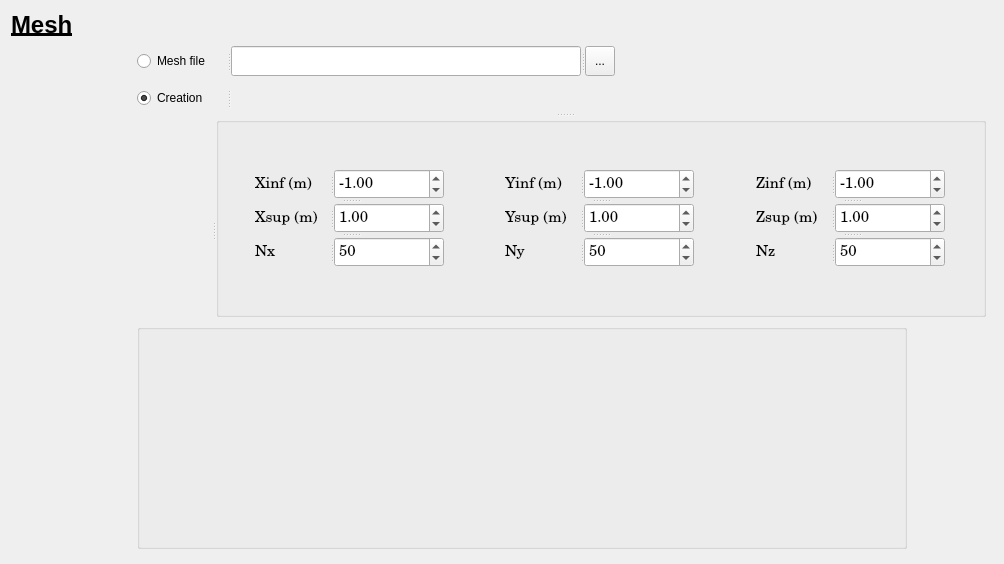
  <widget class="QWidget" name="Mesh">
   <attribute name="title">
    <string>Mesh choice</string>
   </attribute>
   <layout class="QGridLayout" name="gridLayout_59">
    <item row="0" column="0">
     <layout class="QGridLayout" name="gridLayout_43">
      <item row="0" column="0">
       <widget class="QLabel" name="MeshPage">
        <property name="minimumSize">
         <size>
          <width>120</width>
          <height>0</height>
         </size>
        </property>
        <property name="text">
         <string>&lt;html&gt;&lt;head/&gt;&lt;body&gt;&lt;p&gt;&lt;span style=&quot; font-size:18pt; font-weight:600; text-decoration: underline;&quot;&gt;Mesh&lt;/span&gt;&lt;/p&gt;&lt;/body&gt;&lt;/html&gt;</string>
        </property>
       </widget>
      </item>
      <item row="0" column="1">
       <spacer name="horizontalSpacer_31">
        <property name="orientation">
         <enum>Qt::Horizontal</enum>
        </property>
        <property name="sizeHint" stdset="0">
         <size>
          <width>838</width>
          <height>20</height>
         </size>
        </property>
       </spacer>
      </item>
      <item row="1" column="0">
       <spacer name="verticalSpacer_6">
        <property name="orientation">
         <enum>Qt::Vertical</enum>
        </property>
        <property name="sizeHint" stdset="0">
         <size>
          <width>20</width>
          <height>508</height>
         </size>
        </property>
       </spacer>
      </item>
      <item row="1" column="1">
       <layout class="QVBoxLayout" name="verticalLayout_10">
        <item>
         <widget class="QSplitter" name="splitter_13">
          <property name="minimumSize">
           <size>
            <width>480</width>
            <height>30</height>
           </size>
          </property>
          <property name="maximumSize">
           <size>
            <width>478</width>
            <height>30</height>
           </size>
          </property>
          <property name="orientation">
           <enum>Qt::Horizontal</enum>
          </property>
          <widget class="QRadioButton" name="MeshInputFileName_RadioButton">
           <property name="minimumSize">
            <size>
             <width>90</width>
             <height>30</height>
            </size>
           </property>
           <property name="maximumSize">
            <size>
             <width>90</width>
             <height>30</height>
            </size>
           </property>
           <property name="text">
            <string>Mesh file</string>
           </property>
           <property name="autoExclusive">
            <bool>true</bool>
           </property>
          </widget>
          <widget class="QLineEdit" name="MeshInputFileName_lineEdit">
           <property name="minimumSize">
            <size>
             <width>350</width>
             <height>30</height>
            </size>
           </property>
           <property name="maximumSize">
            <size>
             <width>350</width>
             <height>30</height>
            </size>
           </property>
          </widget>
          <widget class="QToolButton" name="MeshInputFileName_toolButton">
           <property name="minimumSize">
            <size>
             <width>30</width>
             <height>30</height>
            </size>
           </property>
           <property name="maximumSize">
            <size>
             <width>30</width>
             <height>30</height>
            </size>
           </property>
           <property name="text">
            <string>...</string>
           </property>
          </widget>
         </widget>
        </item>
        <item>
         <widget class="QSplitter" name="splitter_37">
          <property name="minimumSize">
           <size>
            <width>856</width>
            <height>200</height>
           </size>
          </property>
          <property name="maximumSize">
           <size>
            <width>856</width>
            <height>234</height>
           </size>
          </property>
          <property name="orientation">
           <enum>Qt::Vertical</enum>
          </property>
          <widget class="QSplitter" name="splitter_14">
           <property name="minimumSize">
            <size>
             <width>856</width>
             <height>30</height>
            </size>
           </property>
           <property name="orientation">
            <enum>Qt::Horizontal</enum>
           </property>
           <widget class="QRadioButton" name="MeshCreation_RadioButton">
            <property name="minimumSize">
             <size>
              <width>90</width>
              <height>30</height>
             </size>
            </property>
            <property name="maximumSize">
             <size>
              <width>90</width>
              <height>30</height>
             </size>
            </property>
            <property name="text">
             <string>Creation</string>
            </property>
            <property name="checked">
             <bool>true</bool>
            </property>
            <property name="autoExclusive">
             <bool>true</bool>
            </property>
           </widget>
           <widget class="QLabel" name="_0_">
            <property name="minimumSize">
             <size>
              <width>760</width>
              <height>30</height>
             </size>
            </property>
            <property name="maximumSize">
             <size>
              <width>760</width>
              <height>30</height>
             </size>
            </property>
            <property name="font">
             <font>
              <pointsize>11</pointsize>
              <weight>50</weight>
              <bold>false</bold>
             </font>
            </property>
            <property name="text">
             <string/>
            </property>
           </widget>
          </widget>
          <widget class="QSplitter" name="splitter_36">
           <property name="minimumSize">
            <size>
             <width>740</width>
             <height>225</height>
            </size>
           </property>
           <property name="maximumSize">
            <size>
             <width>849</width>
             <height>200</height>
            </size>
           </property>
           <property name="orientation">
            <enum>Qt::Horizontal</enum>
           </property>
           <widget class="QLabel" name="_0_1">
            <property name="minimumSize">
             <size>
              <width>75</width>
              <height>30</height>
             </size>
            </property>
            <property name="maximumSize">
             <size>
              <width>75</width>
              <height>30</height>
             </size>
            </property>
            <property name="font">
             <font>
              <pointsize>11</pointsize>
              <weight>50</weight>
              <bold>false</bold>
             </font>
            </property>
            <property name="text">
             <string/>
            </property>
           </widget>
           <widget class="QGroupBox" name="Mesh_Creation">
            <property name="minimumSize">
             <size>
              <width>770</width>
              <height>200</height>
             </size>
            </property>
            <property name="maximumSize">
             <size>
              <width>770</width>
              <height>200</height>
             </size>
            </property>
            <property name="font">
             <font>
              <family>Century Schoolbook L</family>
              <pointsize>14</pointsize>
              <weight>50</weight>
              <bold>false</bold>
             </font>
            </property>
            <property name="title">
             <string/>
            </property>
            <layout class="QGridLayout" name="gridLayout_60">
             <item row="0" column="0">
              <widget class="QWidget" name="WidgetCreation1d" native="true">
               <layout class="QGridLayout" name="gridLayout_11">
                <item row="0" column="0">
                 <widget class="QSplitter" name="splitter_24">
                  <property name="minimumSize">
                   <size>
                    <width>191</width>
                    <height>102</height>
                   </size>
                  </property>
                  <property name="maximumSize">
                   <size>
                    <width>191</width>
                    <height>98</height>
                   </size>
                  </property>
                  <property name="orientation">
                   <enum>Qt::Vertical</enum>
                  </property>
                  <widget class="QSplitter" name="splitter_15">
                   <property name="minimumSize">
                    <size>
                     <width>191</width>
                     <height>30</height>
                    </size>
                   </property>
                   <property name="orientation">
                    <enum>Qt::Horizontal</enum>
                   </property>
                   <widget class="QLabel" name="Xinf">
                    <property name="minimumSize">
                     <size>
                      <width>75</width>
                      <height>30</height>
                     </size>
                    </property>
                    <property name="maximumSize">
                     <size>
                      <width>75</width>
                      <height>30</height>
                     </size>
                    </property>
                    <property name="font">
                     <font>
                      <pointsize>11</pointsize>
                      <weight>50</weight>
                      <bold>false</bold>
                     </font>
                    </property>
                    <property name="text">
                     <string>Xinf (m) </string>
                    </property>
                   </widget>
                   <widget class="QDoubleSpinBox" name="Xinf_doubleSpinBox">
                    <property name="minimumSize">
                     <size>
                      <width>110</width>
                      <height>30</height>
                     </size>
                    </property>
                    <property name="maximumSize">
                     <size>
                      <width>110</width>
                      <height>30</height>
                     </size>
                    </property>
                    <property name="font">
                     <font>
                      <pointsize>11</pointsize>
                     </font>
                    </property>
                    <property name="minimum">
                     <double>-1000000000.000000000000000</double>
                    </property>
                    <property name="maximum">
                     <double>1000000099.990000009536743</double>
                    </property>
                    <property name="value">
                     <double>-1.000000000000000</double>
                    </property>
                   </widget>
                  </widget>
                  <widget class="QSplitter" name="splitter_16">
                   <property name="minimumSize">
                    <size>
                     <width>191</width>
                     <height>30</height>
                    </size>
                   </property>
                   <property name="orientation">
                    <enum>Qt::Horizontal</enum>
                   </property>
                   <widget class="QLabel" name="Xsup">
                    <property name="minimumSize">
                     <size>
                      <width>75</width>
                      <height>30</height>
                     </size>
                    </property>
                    <property name="maximumSize">
                     <size>
                      <width>75</width>
                      <height>30</height>
                     </size>
                    </property>
                    <property name="font">
                     <font>
                      <pointsize>11</pointsize>
                      <weight>50</weight>
                      <bold>false</bold>
                     </font>
                    </property>
                    <property name="text">
                     <string>Xsup (m) </string>
                    </property>
                   </widget>
                   <widget class="QDoubleSpinBox" name="Xsup_doubleSpinBox">
                    <property name="minimumSize">
                     <size>
                      <width>110</width>
                      <height>30</height>
                     </size>
                    </property>
                    <property name="maximumSize">
                     <size>
                      <width>110</width>
                      <height>30</height>
                     </size>
                    </property>
                    <property name="font">
                     <font>
                      <pointsize>11</pointsize>
                     </font>
                    </property>
                    <property name="minimum">
                     <double>-1000000000.000000000000000</double>
                    </property>
                    <property name="maximum">
                     <double>1000000099.990000009536743</double>
                    </property>
                    <property name="value">
                     <double>1.000000000000000</double>
                    </property>
                   </widget>
                  </widget>
                  <widget class="QSplitter" name="splitter_17">
                   <property name="minimumSize">
                    <size>
                     <width>191</width>
                     <height>30</height>
                    </size>
                   </property>
                   <property name="orientation">
                    <enum>Qt::Horizontal</enum>
                   </property>
                   <widget class="QLabel" name="Nx">
                    <property name="minimumSize">
                     <size>
                      <width>75</width>
                      <height>30</height>
                     </size>
                    </property>
                    <property name="maximumSize">
                     <size>
                      <width>75</width>
                      <height>30</height>
                     </size>
                    </property>
                    <property name="font">
                     <font>
                      <pointsize>11</pointsize>
                      <weight>50</weight>
                      <bold>false</bold>
                     </font>
                    </property>
                    <property name="text">
                     <string>Nx</string>
                    </property>
                   </widget>
                   <widget class="QSpinBox" name="Nx_spinBox">
                    <property name="minimumSize">
                     <size>
                      <width>110</width>
                      <height>30</height>
                     </size>
                    </property>
                    <property name="maximumSize">
                     <size>
                      <width>110</width>
                      <height>30</height>
                     </size>
                    </property>
                    <property name="font">
                     <font>
                      <pointsize>11</pointsize>
                     </font>
                    </property>
                    <property name="maximum">
                     <number>2147483647</number>
                    </property>
                    <property name="value">
                     <number>50</number>
                    </property>
                   </widget>
                  </widget>
                 </widget>
                </item>
               </layout>
              </widget>
             </item>
             <item row="0" column="1">
              <widget class="QWidget" name="WidgetCreation2d" native="true">
               <layout class="QGridLayout" name="gridLayout_12">
                <item row="0" column="0">
                 <widget class="QSplitter" name="splitter_25">
                  <property name="minimumSize">
                   <size>
                    <width>191</width>
                    <height>102</height>
                   </size>
                  </property>
                  <property name="maximumSize">
                   <size>
                    <width>191</width>
                    <height>98</height>
                   </size>
                  </property>
                  <property name="orientation">
                   <enum>Qt::Vertical</enum>
                  </property>
                  <widget class="QSplitter" name="splitter_18">
                   <property name="minimumSize">
                    <size>
                     <width>191</width>
                     <height>30</height>
                    </size>
                   </property>
                   <property name="orientation">
                    <enum>Qt::Horizontal</enum>
                   </property>
                   <widget class="QLabel" name="Yinf">
                    <property name="minimumSize">
                     <size>
                      <width>75</width>
                      <height>30</height>
                     </size>
                    </property>
                    <property name="maximumSize">
                     <size>
                      <width>75</width>
                      <height>30</height>
                     </size>
                    </property>
                    <property name="font">
                     <font>
                      <pointsize>11</pointsize>
                      <weight>50</weight>
                      <bold>false</bold>
                     </font>
                    </property>
                    <property name="text">
                     <string>Yinf (m) </string>
                    </property>
                   </widget>
                   <widget class="QDoubleSpinBox" name="Yinf_doubleSpinBox">
                    <property name="minimumSize">
                     <size>
                      <width>110</width>
                      <height>30</height>
                     </size>
                    </property>
                    <property name="maximumSize">
                     <size>
                      <width>110</width>
                      <height>30</height>
                     </size>
                    </property>
                    <property name="font">
                     <font>
                      <pointsize>11</pointsize>
                     </font>
                    </property>
                    <property name="minimum">
                     <double>-1000000000.000000000000000</double>
                    </property>
                    <property name="maximum">
                     <double>1000000099.990000009536743</double>
                    </property>
                    <property name="value">
                     <double>-1.000000000000000</double>
                    </property>
                   </widget>
                  </widget>
                  <widget class="QSplitter" name="splitter_19">
                   <property name="minimumSize">
                    <size>
                     <width>191</width>
                     <height>30</height>
                    </size>
                   </property>
                   <property name="orientation">
                    <enum>Qt::Horizontal</enum>
                   </property>
                   <widget class="QLabel" name="Ysup">
                    <property name="minimumSize">
                     <size>
                      <width>75</width>
                      <height>30</height>
                     </size>
                    </property>
                    <property name="maximumSize">
                     <size>
                      <width>75</width>
                      <height>30</height>
                     </size>
                    </property>
                    <property name="font">
                     <font>
                      <pointsize>11</pointsize>
                      <weight>50</weight>
                      <bold>false</bold>
                     </font>
                    </property>
                    <property name="text">
                     <string>Ysup (m) </string>
                    </property>
                   </widget>
                   <widget class="QDoubleSpinBox" name="Ysup_doubleSpinBox">
                    <property name="minimumSize">
                     <size>
                      <width>110</width>
                      <height>30</height>
                     </size>
                    </property>
                    <property name="maximumSize">
                     <size>
                      <width>110</width>
                      <height>30</height>
                     </size>
                    </property>
                    <property name="font">
                     <font>
                      <pointsize>11</pointsize>
                     </font>
                    </property>
                    <property name="minimum">
                     <double>-1000000000.000000000000000</double>
                    </property>
                    <property name="maximum">
                     <double>1000000099.990000009536743</double>
                    </property>
                    <property name="value">
                     <double>1.000000000000000</double>
                    </property>
                   </widget>
                  </widget>
                  <widget class="QSplitter" name="splitter_20">
                   <property name="minimumSize">
                    <size>
                     <width>191</width>
                     <height>30</height>
                    </size>
                   </property>
                   <property name="orientation">
                    <enum>Qt::Horizontal</enum>
                   </property>
                   <widget class="QLabel" name="Ny">
                    <property name="minimumSize">
                     <size>
                      <width>75</width>
                      <height>30</height>
                     </size>
                    </property>
                    <property name="maximumSize">
                     <size>
                      <width>75</width>
                      <height>30</height>
                     </size>
                    </property>
                    <property name="font">
                     <font>
                      <pointsize>11</pointsize>
                      <weight>50</weight>
                      <bold>false</bold>
                     </font>
                    </property>
                    <property name="text">
                     <string>Ny</string>
                    </property>
                   </widget>
                   <widget class="QSpinBox" name="Ny_spinBox">
                    <property name="minimumSize">
                     <size>
                      <width>110</width>
                      <height>30</height>
                     </size>
                    </property>
                    <property name="maximumSize">
                     <size>
                      <width>110</width>
                      <height>30</height>
                     </size>
                    </property>
                    <property name="font">
                     <font>
                      <pointsize>11</pointsize>
                     </font>
                    </property>
                    <property name="maximum">
                     <number>2147483647</number>
                    </property>
                    <property name="value">
                     <number>50</number>
                    </property>
                   </widget>
                  </widget>
                 </widget>
                </item>
               </layout>
              </widget>
             </item>
             <item row="0" column="2">
              <widget class="QWidget" name="WidgetCreation3d" native="true">
               <layout class="QGridLayout" name="gridLayout_13">
                <item row="0" column="0">
                 <widget class="QSplitter" name="splitter_26">
                  <property name="minimumSize">
                   <size>
                    <width>191</width>
                    <height>102</height>
                   </size>
                  </property>
                  <property name="maximumSize">
                   <size>
                    <width>191</width>
                    <height>98</height>
                   </size>
                  </property>
                  <property name="orientation">
                   <enum>Qt::Vertical</enum>
                  </property>
                  <widget class="QSplitter" name="splitter_21">
                   <property name="minimumSize">
                    <size>
                     <width>191</width>
                     <height>30</height>
                    </size>
                   </property>
                   <property name="orientation">
                    <enum>Qt::Horizontal</enum>
                   </property>
                   <widget class="QLabel" name="Zinf">
                    <property name="minimumSize">
                     <size>
                      <width>75</width>
                      <height>30</height>
                     </size>
                    </property>
                    <property name="maximumSize">
                     <size>
                      <width>75</width>
                      <height>30</height>
                     </size>
                    </property>
                    <property name="font">
                     <font>
                      <pointsize>11</pointsize>
                      <weight>50</weight>
                      <bold>false</bold>
                     </font>
                    </property>
                    <property name="text">
                     <string>Zinf (m) </string>
                    </property>
                   </widget>
                   <widget class="QDoubleSpinBox" name="Zinf_doubleSpinBox">
                    <property name="minimumSize">
                     <size>
                      <width>110</width>
                      <height>30</height>
                     </size>
                    </property>
                    <property name="maximumSize">
                     <size>
                      <width>110</width>
                      <height>30</height>
                     </size>
                    </property>
                    <property name="font">
                     <font>
                      <pointsize>11</pointsize>
                     </font>
                    </property>
                    <property name="minimum">
                     <double>-1000000000.000000000000000</double>
                    </property>
                    <property name="maximum">
                     <double>1000000099.990000009536743</double>
                    </property>
                    <property name="value">
                     <double>-1.000000000000000</double>
                    </property>
                   </widget>
                  </widget>
                  <widget class="QSplitter" name="splitter_22">
                   <property name="minimumSize">
                    <size>
                     <width>191</width>
                     <height>30</height>
                    </size>
                   </property>
                   <property name="orientation">
                    <enum>Qt::Horizontal</enum>
                   </property>
                   <widget class="QLabel" name="Zsup">
                    <property name="minimumSize">
                     <size>
                      <width>75</width>
                      <height>30</height>
                     </size>
                    </property>
                    <property name="maximumSize">
                     <size>
                      <width>75</width>
                      <height>30</height>
                     </size>
                    </property>
                    <property name="font">
                     <font>
                      <pointsize>11</pointsize>
                      <weight>50</weight>
                      <bold>false</bold>
                     </font>
                    </property>
                    <property name="text">
                     <string>Zsup (m) </string>
                    </property>
                   </widget>
                   <widget class="QDoubleSpinBox" name="Zsup_doubleSpinBox">
                    <property name="minimumSize">
                     <size>
                      <width>110</width>
                      <height>30</height>
                     </size>
                    </property>
                    <property name="maximumSize">
                     <size>
                      <width>110</width>
                      <height>30</height>
                     </size>
                    </property>
                    <property name="font">
                     <font>
                      <pointsize>11</pointsize>
                     </font>
                    </property>
                    <property name="minimum">
                     <double>-1000000000.000000000000000</double>
                    </property>
                    <property name="maximum">
                     <double>1000000099.990000009536743</double>
                    </property>
                    <property name="value">
                     <double>1.000000000000000</double>
                    </property>
                   </widget>
                  </widget>
                  <widget class="QSplitter" name="splitter_23">
                   <property name="minimumSize">
                    <size>
                     <width>191</width>
                     <height>30</height>
                    </size>
                   </property>
                   <property name="orientation">
                    <enum>Qt::Horizontal</enum>
                   </property>
                   <widget class="QLabel" name="Nz">
                    <property name="minimumSize">
                     <size>
                      <width>75</width>
                      <height>30</height>
                     </size>
                    </property>
                    <property name="maximumSize">
                     <size>
                      <width>75</width>
                      <height>30</height>
                     </size>
                    </property>
                    <property name="font">
                     <font>
                      <pointsize>11</pointsize>
                      <weight>50</weight>
                      <bold>false</bold>
                     </font>
                    </property>
                    <property name="text">
                     <string>Nz</string>
                    </property>
                   </widget>
                   <widget class="QSpinBox" name="Nz_spinBox">
                    <property name="minimumSize">
                     <size>
                      <width>110</width>
                      <height>30</height>
                     </size>
                    </property>
                    <property name="maximumSize">
                     <size>
                      <width>110</width>
                      <height>30</height>
                     </size>
                    </property>
                    <property name="font">
                     <font>
                      <pointsize>11</pointsize>
                     </font>
                    </property>
                    <property name="maximum">
                     <number>2147483647</number>
                    </property>
                    <property name="value">
                     <number>50</number>
                    </property>
                   </widget>
                  </widget>
                 </widget>
                </item>
               </layout>
              </widget>
             </item>
            </layout>
           </widget>
          </widget>
         </widget>
        </item>
        <item>
         <widget class="QGroupBox" name="Mesh_BoundaryCndtType">
          <property name="minimumSize">
           <size>
            <width>770</width>
            <height>225</height>
           </size>
          </property>
          <property name="maximumSize">
           <size>
            <width>770</width>
            <height>225</height>
           </size>
          </property>
          <property name="font">
           <font>
            <family>Century Schoolbook L</family>
            <pointsize>11</pointsize>
            <weight>75</weight>
            <italic>false</italic>
            <bold>true</bold>
           </font>
          </property>
          <property name="title">
           <string/>
          </property>
          <layout class="QGridLayout" name="gridLayout_10"/>
         </widget>
        </item>
       </layout>
      </item>
     </layout>
    </item>
   </layout>
   <zorder></zorder>
  </widget>
